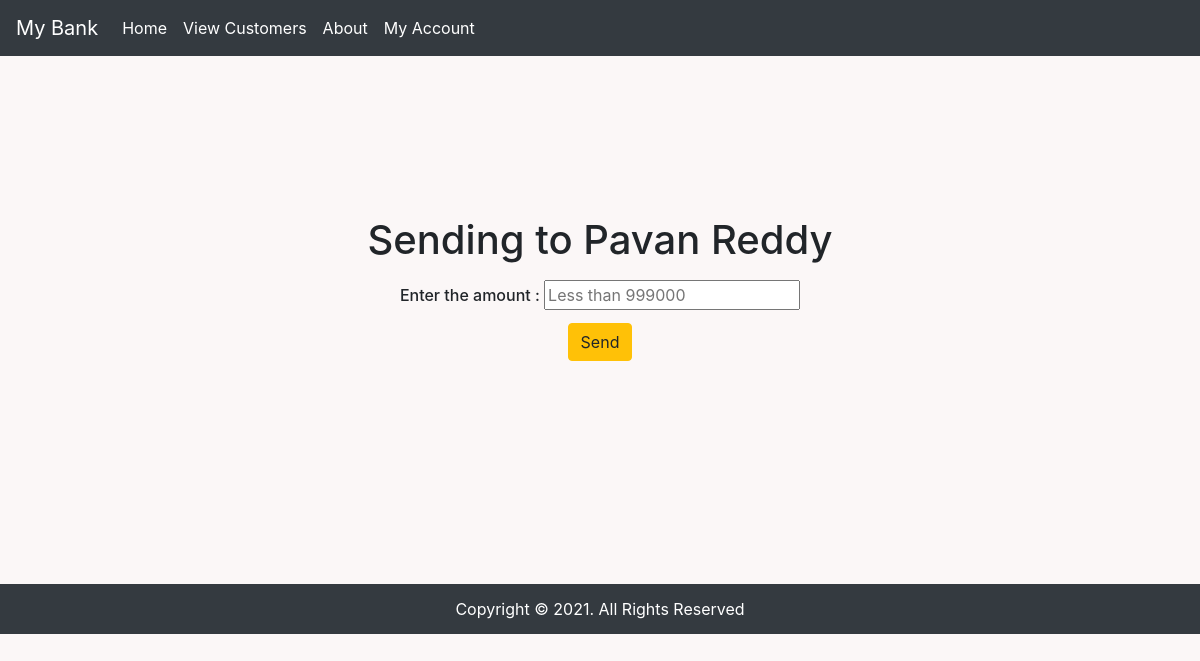
/Customers/1/transfer/, run on the app's committed database.
### Customers/models.py (models this page shows, shortened)
class CustomersDetails(models.Model):
    CustomerName = models.CharField(max_length=100)
    AccountNumber = models.BigIntegerField(max_length=17)
    CustomerMail = models.EmailField(max_length=100)
    Balance = models.PositiveIntegerField(default=10000)

class MyAccount(models.Model):
    MyName = models.CharField(max_length=100)
    AccountNumber = models.BigIntegerField(max_length=17)
    MyMail = models.EmailField(max_length=100)
    Balance = models.PositiveIntegerField(default=10000000)

### Customers/views.py (the view, shortened to what this page needs)
# urls.py: path('<int:c_id>/transfer/',views.transfer,name='transfer'),
def transfer(request,c_id):
    currentcustomer = getting_details_by_id(c_id)
    myact = MyAccount.objects.all()[0]
    return render(request,'Customers/transfer.html',{'curcustomer' : currentcustomer,'act' : myact})

### Customers/views.py (called while the page is built)
def getting_details_by_id(customer_id):
    customers_obj = CustomersDetails.objects.all()
    return customers_obj[customer_id-1]

### Customers/templates/Customers/transfer.html (shortened to what this page needs)
{% extends 'Customers/index.html' %}
{% block content %}
    <div class="container content-height vertical-center text-center bold-text">
        <h1 class="mb-3">Sending to {{ curcustomer.CustomerName }}</h1>
        <form method="post">
            <label for="amount">Enter the amount : </label>
            <input type="text" name="amount" id="amount" placeholder="Less than {{ act.Balance }}" autofocus>
            <br>
            <input type="submit" value="Send" class="btn btn-warning mt-2">
        </form>
    </div>
{% endblock %}

### Customers/static/Customers/styles.css (style rules this page uses)
body { background: #FBF7F7; }
.bold-text { font-weight: 500; }
h1,h2,h3,h4,h5,h6 { margin: 0; padding: 0; }
.vertical-center { padding: 10rem 0; }
.content-height { min-height: 33rem; }

### data on the page
CustomersDetails: CustomerName "Pavan Reddy"
MyAccount: amount "Less than 999000"
